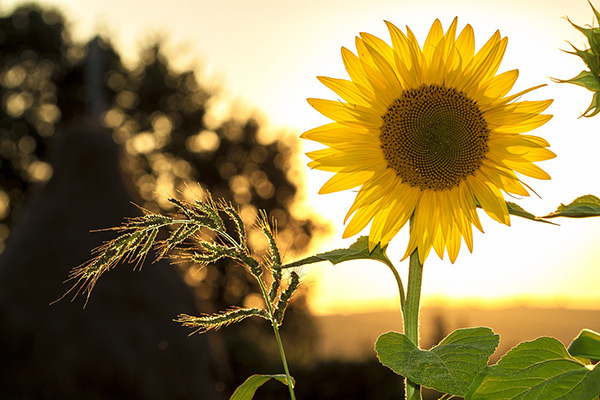
#> input picture img_processs/sunflower.jpg, 600 x 400 px
$ python log_trans_hist.py
#> lines starting #> are read from the running program, lines starting #| are printed output that depends on the picture
import cv2
import numpy as np
from matplotlib import pyplot as plt

img = cv2.imread('sunflower.jpg')
#> img is the input picture: shape (400, 600, 3); mean B, G, R 78.6, 128.9, 146.8
gray = cv2.cvtColor(img,cv2.COLOR_BGR2GRAY)
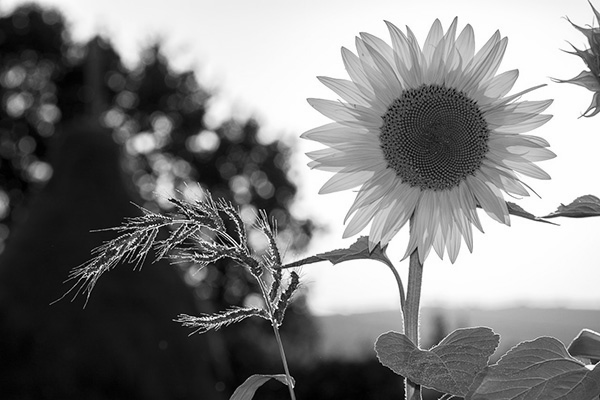
#> gray: shape (400, 600); min 0, max 255, mean 128.5
c = 255/(np.log(1+ np.max(gray)))
#> c = 45.99
log_trans = c * np.log(1+ gray)
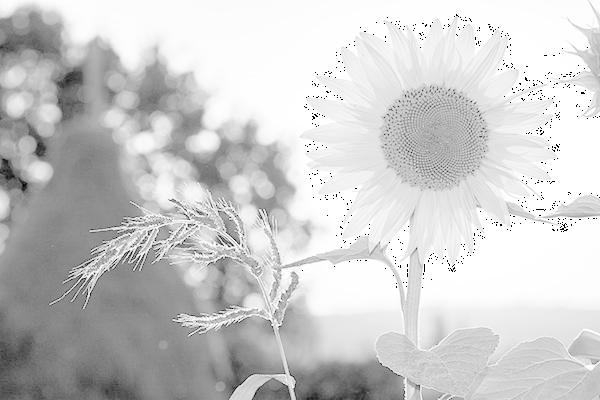
#> log_trans: shape (400, 600) float16; 0.31% of the values are NaN or infinite; the others: min 0, max 255, mean 204.6; drawn with min black, max white, NaN and infinite black

log_trans = np.array(log_trans,dtype=np.uint8)

cv2.imshow("img",log_trans)
cv2.waitKey(0)

histgrm = cv2.calcHist([log_trans],[0],None,[256],[0,256])
#> histgrm = 256 values, max 22985 at index 254, min 0 at index 1, mean 937.5

plt.plot(histgrm)
plt.show()
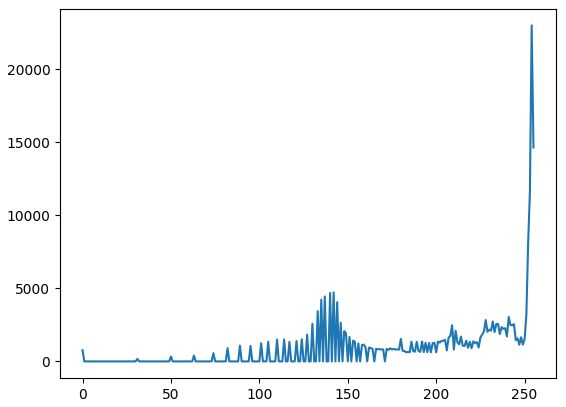
#> figure drawn by matplotlib, 1 panel; curve peaks at x = 254, y = 22985

$ run again, with img_processs/dices.png saved as img_processs/sunflower.jpg
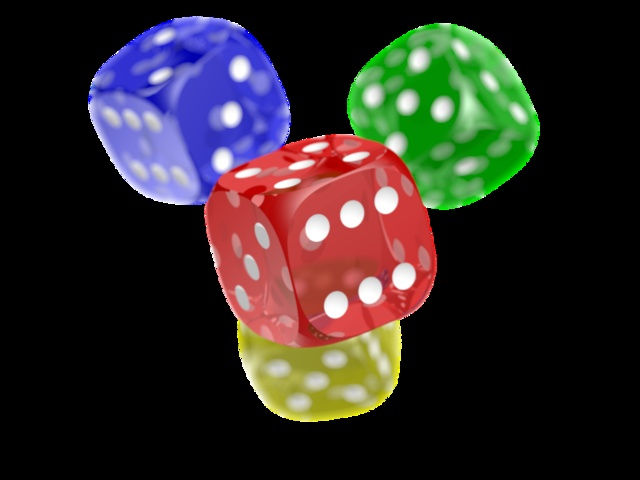
#> input picture img_processs/dices.png, 640 x 480 px
#> img is the input picture: shape (480, 640, 3); mean B, G, R 39.4, 41.3, 47.2
#> c = 45.99
#> `log_trans = c * np.log(1+ gray)`:
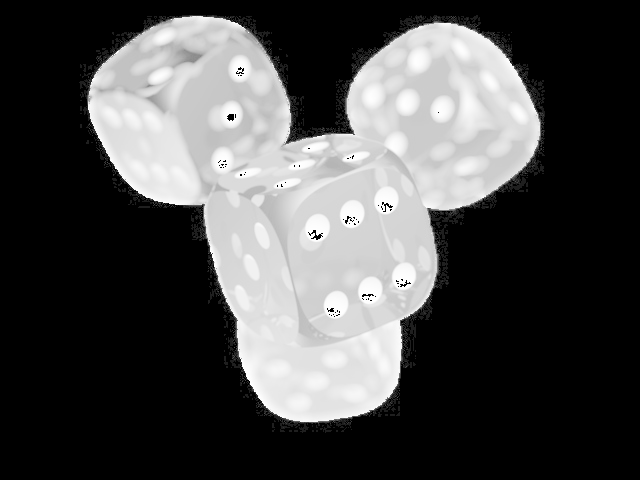
#> log_trans: shape (480, 640) float16; 0.11% of the values are NaN or infinite; the others: min 0, max 255, mean 75.12; drawn with min black, max white, NaN and infinite black
#> histgrm = 256 values, max 195103 at index 0, min 0 at index 1, mean 1200
#> `plt.show()`:
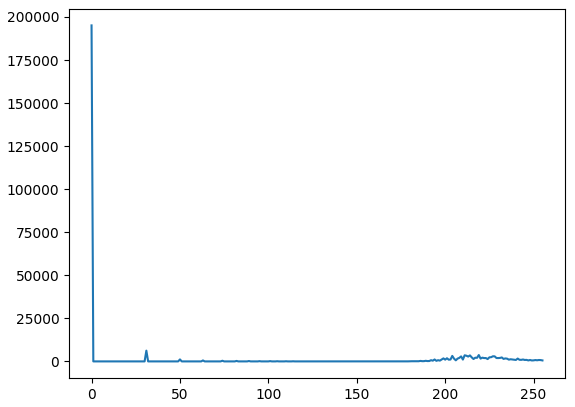
#> figure drawn by matplotlib, 1 panel; curve peaks at x = 0, y = 195103

$ run again, with img_processs/img.jfif saved as img_processs/sunflower.jpg
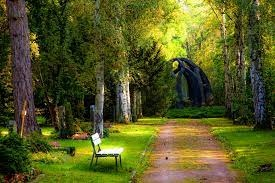
#> input picture img_processs/img.jfif, 275 x 183 px
#> img is the input picture: shape (183, 275, 3); mean B, G, R 35.9, 89.6, 86.7
#> c = 46.02
#> `log_trans = c * np.log(1+ gray)`:
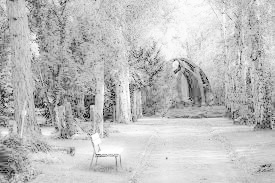
#> log_trans: shape (183, 275) float16; min 0, max 255.1, mean 191.6; drawn with min black and max white
#> histgrm = 256 values, max 832 at index 217, min 0 at index 1, mean 196.6
#> `plt.show()`:
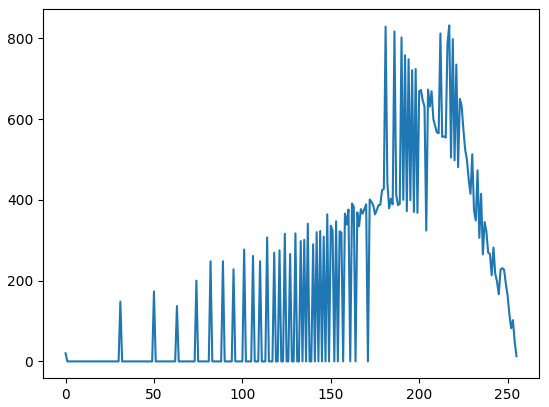
#> figure drawn by matplotlib, 1 panel; curve peaks at x = 217, y = 832
